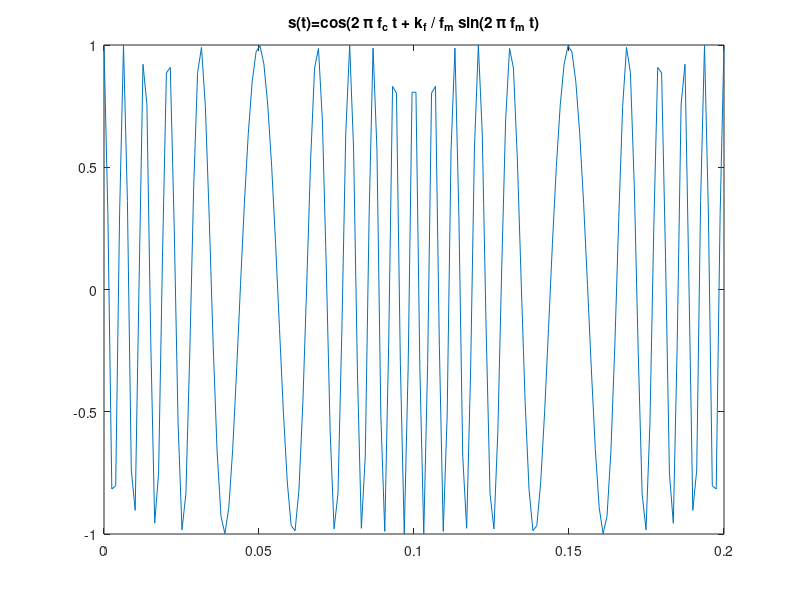
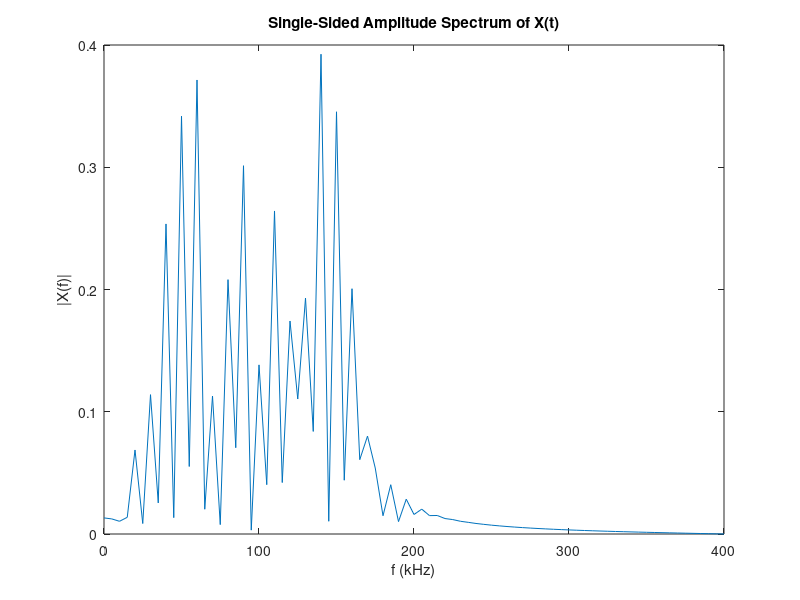

The MATLAB source for these figures, in order:
%% Sol-2

clear
clc

%frequency of message(khz)
fm=10;
%frequency of carrier(khz)
fc=100;
%L=time length
L=0.2;
%fs=sampling frequency
fs=8*fc;
t=linspace(0,L,L*fs);

%%message
x=cos(2*pi*fm*t);
kf=60;

phi=kf/fm*sin(2*pi*fm*t);
%%int=(cumsum(x)-1)/((max(cumsum(x))-min(cumsum(x)))/2);

%%transmitted signal
%%solution for part A
s=cos(2*pi*fc*t + phi);


figure
plot(t,s);
title('s(t)=cos(2 \pi f_c t + k_f / f_m sin(2 \pi f_m t)');


%Part C
Sf=fft(s);
A2 = abs(Sf/(L*fs));
A1 = A2(1:(L*fs)/2+1);
A1(2:end-1) = 2*A1(2:end-1);

%creating f axis for plot
f = fs*(0:(L*fs/2))/(fs*L);
figure
plot(f,A1) 
title('Single-Sided Amplitude Spectrum of X(t)')
xlabel('f (kHz)')
ylabel('|X(f)|')

%figure
%pwelch(s,[],[],[],fs);